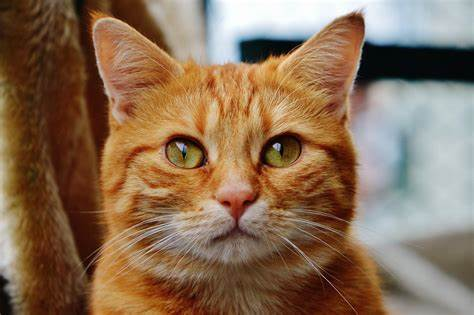
#> input picture Images/cat.jpeg, 474 x 315 px
$ python masking.py
#> lines starting #> are read from the running program, lines starting #| are printed output that depends on the picture; after the words box and inside, x2 and y2 are one past the last pixel; in counts of white or black regions, pixels touching at a corner belong together
import cv2 as cv
import numpy as np
img = cv.imread('Images/cat.jpeg')
#> img is the input picture: shape (315, 474, 3); mean B, G, R 85.7, 110.3, 137.7
blank = np.zeros(img.shape[:2], dtype='uint8')

# masking means hiding some part of the image
circle = cv.circle(
    blank.copy(), (img.shape[1]//2, img.shape[0]//2), 100, 100, -1)
rectangle = cv.rectangle(blank.copy(), (30, 30),
                         (200, 200), 100, -1)

mask = cv.bitwise_and(rectangle, circle)
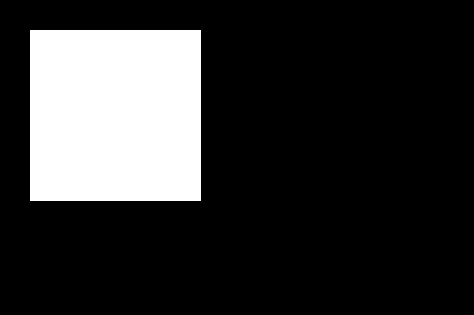
#> rectangle: shape (315, 474); values 0 (black) and 100 (white), 19.6% white; 1 white region, box (x1, y1, x2, y2) and area: (30, 30, 201, 201) 29241
cv.imshow('Mask', mask)
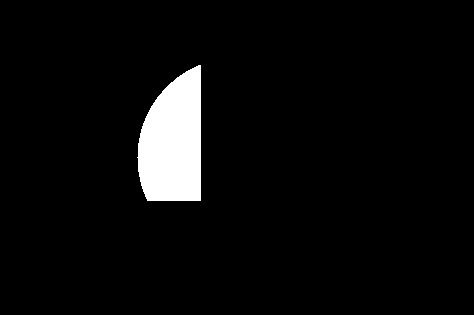
#> window 'Mask': shape (315, 474); values 0 (black) and 100 (white), 4.6% white; 1 white region, box (x1, y1, x2, y2) and area: (137, 65, 201, 201) 6908


masked_img = cv.bitwise_and(img, img, mask=mask)
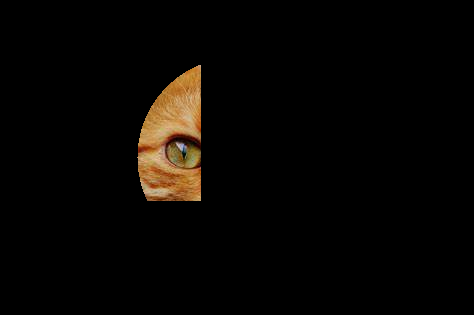
#> masked_img: shape (315, 474, 3); mean B, G, R 3.1, 5.7, 8
cv.imshow('Masked Image', masked_img)
# parameters are source image, source image, mask(optional)->mask is the image which we want to hide
cv.waitKey(0)

$ run again, with Images/th.jpeg copied over Images/cat.jpeg
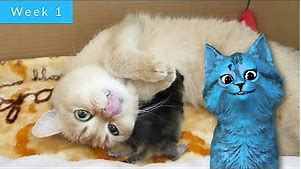
#> input picture Images/th.jpeg, 301 x 169 px
#> img is the input picture: shape (169, 301, 3); mean B, G, R 134.2, 148.3, 148.7
#> `mask = cv.bitwise_and(rectangle, circle)`:
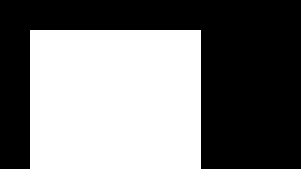
#> rectangle: shape (169, 301); values 0 (black) and 100 (white), 46.7% white; 1 white region, box (x1, y1, x2, y2) and area: (30, 30, 201, 169) 23769
#> `masked_img = cv.bitwise_and(img, img, mask=mask)`:
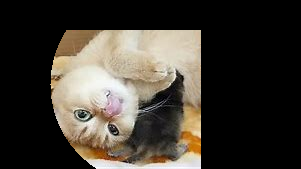
#> masked_img: shape (169, 301, 3); mean B, G, R 51.2, 59.2, 64.6
